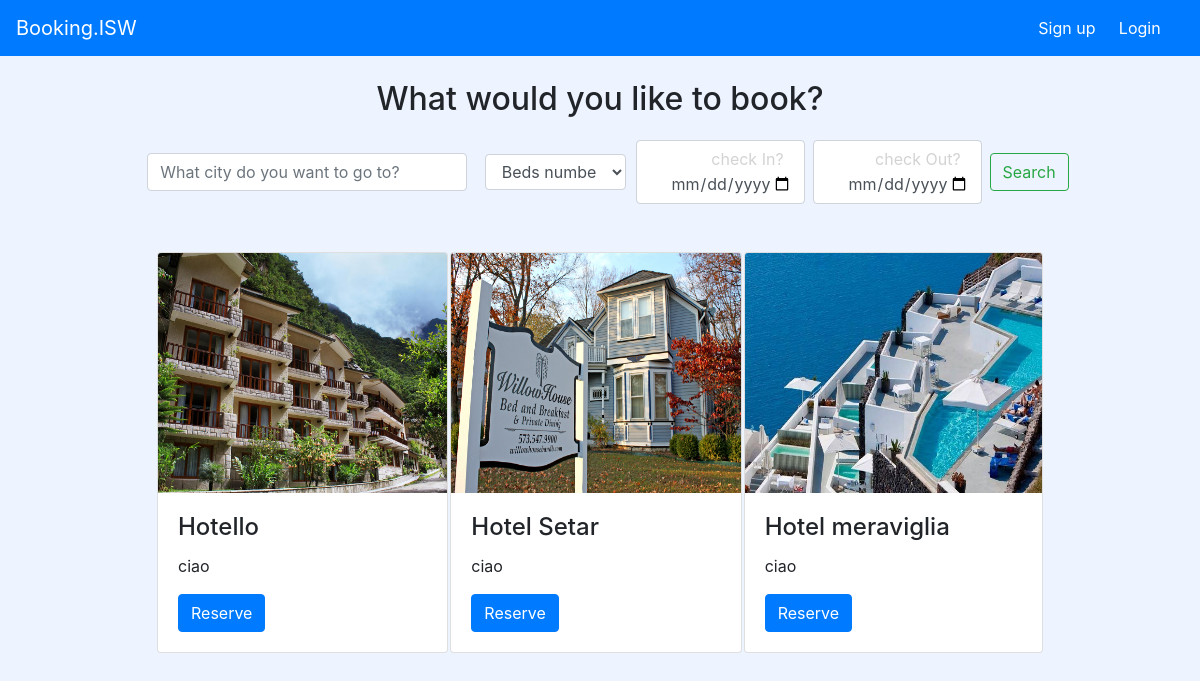
Screenshot of /homeRegistered/ with the database file from the repository.
### bookingApp/models.py (models this page shows, shortened)
class Hotel(models.Model):
    name = models.CharField(max_length=30)
    description = models.TextField()
    hotelKeeperId = models.ForeignKey(HotelKeeper, on_delete=models.CASCADE)
    address = models.ForeignKey(Address, on_delete=models.CASCADE)
    photoUrl = models.ImageField(default=None, null=True, upload_to="static/img")

### bookingApp/views.py (the view)
# urls.py: path('homeRegistered/', v.registeredUserHome),
def registeredUserHome(request):
    contatore = 0
    lista = []
    for ht in Hotel.objects.all():
        if(contatore < 3):
            lista.append(ht)
            contatore = contatore + 1
    if(len(lista) >= 3):
        context = { 'hotel1' : lista[0] , 'hotel2' : lista[1] , 'hotel3' : lista[2]}
    elif(len(lista) == 2):
        context = { 'hotel1' : lista[0] , 'hotel2' : lista[1] , 'hotel3' : lista[0]}
    else:
        return HttpResponse("<h1>Servono almeno due alberghi</h1>")
    return render(request, 'homeRegisteredUser.html', context)

### templates/homeRegisteredUser.html (shortened to what this page needs)
{% extends "searchBar.html" %}
{% load static %}
{% block container %}
<div class="container">
    <table style="margin-top:3%; margin-left: 10%; margin-right: 10%">
    <tr>
        <td style="width:350px;height:80px">
            <div class="card" style="height:100%">
              <img class="card-img-top" style="height:240px" src=/{{hotel1.photoUrl}} alt="Card image cap">
              <div class="card-body">
                <h4 class="card-title"><a>{{ hotel1.name }}</a></h4>
                <p class="card-text">{{ hotel1.description }}</p>
                <a href="booking/?hotelName={{hotel1.name}}" class="btn btn-primary">Reserve</a>
              </div>
            </div>
        </td>
        <td style="width:350px;height:80px">
            <div class="card" style="height:100%">
              <img class="card-img-top" style="height:240px" src=/{{hotel2.photoUrl}} alt="Card image cap">
              <div class="card-body">
                <h4 class="card-title"><a>{{hotel2.name}}</a></h4>
                <p class="card-text">{{hotel2.description}}</p>
                <a href="booking/?hotelName={{hotel2.name}}" class="btn btn-primary">Reserve</a>
              </div>
            </div>
        </td>
        <td style="width:350px;height:80px">
            <div class="card" style="height:100%">
              <img class="card-img-top" style="height:240px" src=/{{hotel3.photoUrl}} alt="Card image cap">
              <div class="card-body">
                <h4 class="card-title"><a>{{hotel3.name}}</a></h4>
                <p class="card-text">{{hotel3.description}}</p>
                <a href="booking/?hotelName={{hotel3.name}}" class="btn btn-primary">Reserve</a>
              </div>
            </div>
        </td>
    </tr>
    </table>
</div>
{% endblock %}

### rows the page displays
Hotel: photoUrl (picture), name "Hotello", description "ciao"
Hotel: photoUrl (picture), name "Hotel Setar", description "ciao"
Hotel: photoUrl (picture), name "Hotel meraviglia", description "ciao"
